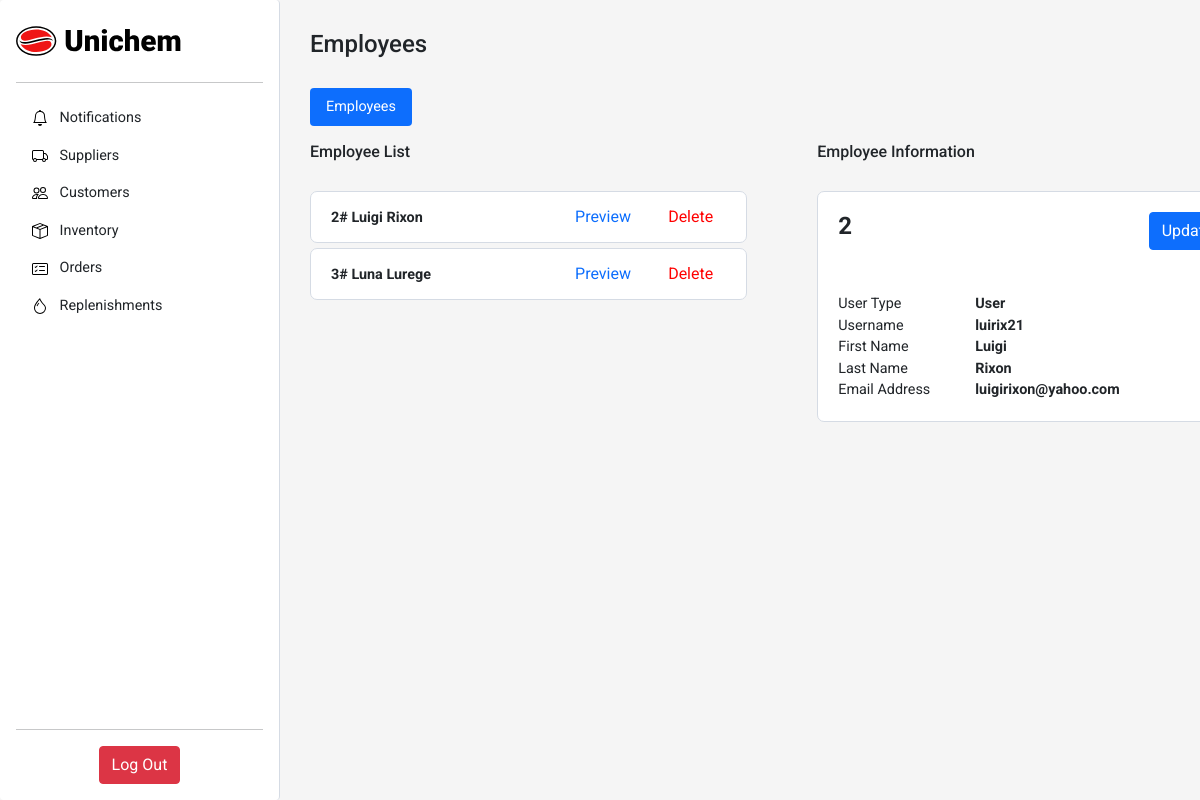
/sections/employees.php (signed in), run on an earlier commit of the app's database.
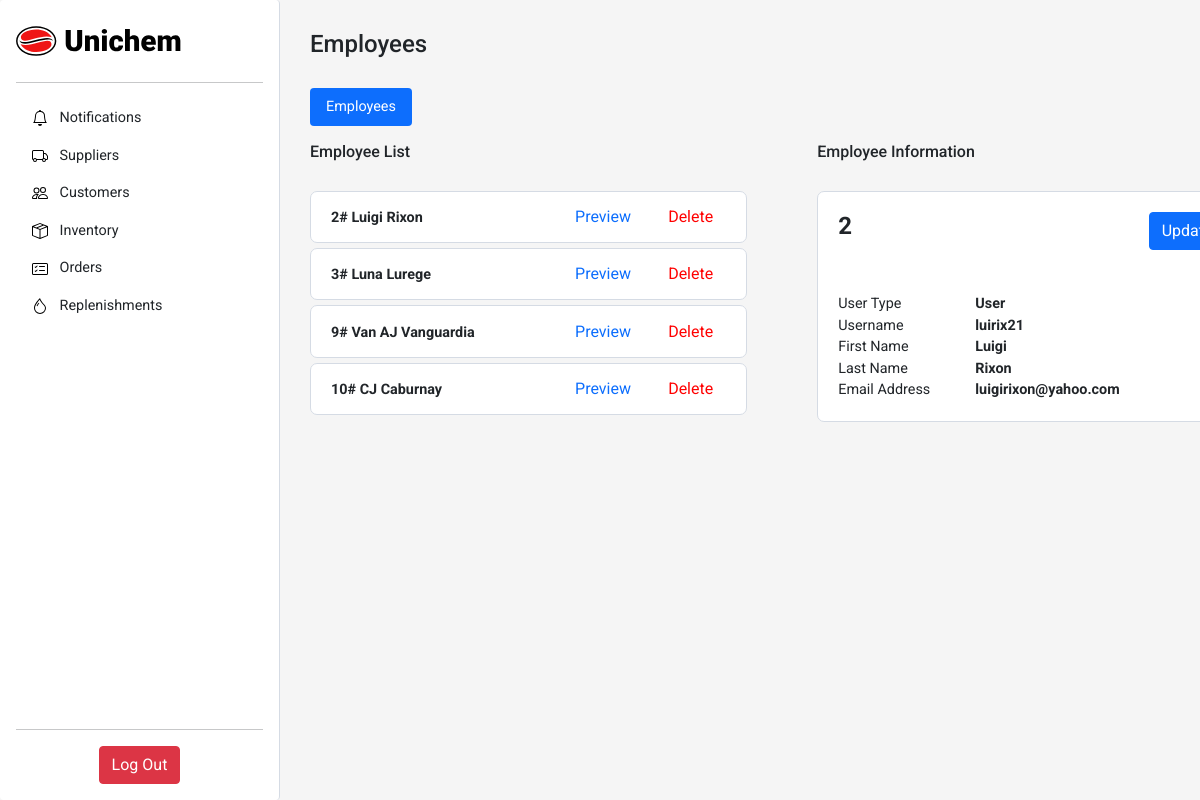
And on a later commit of the database.
### tables this page shows
CREATE TABLE `inventory_users` (
  `userID` int(11) NOT NULL,
  `userType` enum('Manager','User') NOT NULL,
  `userFirstName` varchar(255) NOT NULL,
  `userLastName` varchar(255) NOT NULL,
  `userName` varchar(255) NOT NULL,
  `email` varchar(255) NOT NULL,
  `password` varchar(255) NOT NULL
);

### crud/employee/employee-information.php (called while the page is built)
<?php
    include('../crud/db_connect.php');
    if (isset($_GET['userID'])) {
        $userID = $_GET['userID'];
        if(isset($userID)){
            $getEmployeeInformation = "SELECT *
                                        FROM inventory_users
                                        WHERE userID=$userID";
            if ($result = mysqli_query($conn, $getEmployeeInformation))
                $user = mysqli_fetch_assoc($result);
        }
    }
?>

### components/employee/employee-list.php (the view)
<?php
$userID = $user["userID"];
$userFName = $user["userFirstName"];
$userLName = $user["userLastName"];
    echo "
            <form method='get' action='employees.php'>
                <div class='d-flex align-items-center justify-content-between white-box-container one-supplier-customer-list round-edge'>
                    <div class='column list-name'>
                        <b>" . "$userID" . "# " . "$userFName" . " " . "$userLName" . "</b>
                    </div>
                    <div class=''>
                            <form method='get' action='../sections/employees.php'>
                                <input type='hidden' name='userID' value='".$userID."'>
                                <button type='submit' class='btn btn-link btn-preview'>Preview</button>
                            </form>
                    </div>
                    <div class=''>
                            <form method='post' action='../sections/delete.php'>
                                <input type='hidden' name='delete' value='employee'>
                                <input type='hidden' name='userID' value='".$userID."'>
                                <button type='submit' class='btn btn-link btn-delete'>Delete</button>
                            </form>
                    </div>
                </div>
            </form>
        ";
?>

### crud/employee/employee-list.php
<?php
    include('../crud/db_connect.php');
    $getEmployeeList = "SELECT * FROM inventory_users WHERE userType='User'";
    $result = mysqli_query($conn, $getEmployeeList);
    if (mysqli_num_rows($result) > 0) {
        echo "
            <div class=''>
            <h6>Employee List</h6>
                        <br>
            <div class='scroll-list-2'>
            ";
        while ($user = mysqli_fetch_assoc($result)) {
            include('../components/employee/employee-list.php');
        }
        echo "
            </div>
            </div>
        ";
    }else{
        echo "<div class ='empty-list empty-message'>There are no employees.</div>";
    }
?>

### components/employee/employee-information.php (shortened to what this page needs)
<?php
if(isset($userID)){
    echo "
    <div class='container white-box-container customer-supplier-information round-edge'>
        <div class='row'>
            <div class='col'>
                <h4><b>".$user['userID']."</b></h3>
            </div>
            <div class='col d-flex justify-content-end'>
                <button type='button' class='btn btn-primary' data-bs-toggle='modal' data-bs-target='#exampleModal'>
                Update
                </button>
                <div class='modal fade' id='exampleModal' tabindex='-1' aria-labelledby='exampleModalLabel' aria-hidden='true'>
                    <div class='modal-dialog modal-lg'>
                        <div class='modal-content'>
                            <div class='modal-header'>
                                <h4>Update Employee ".$user['userID']."</h4>
                                <button type='button' class='btn-close' data-bs-dismiss='modal' aria-label='Close'></button>
                            </div>
                            <div class='modal-body'>
                                ";
                                echo"
                            </div>
                            <div class='modal-footer'>
                                    <div class=''>
                                        <button type='submit' class='btn btn-primary' value='submit'>Update</button>
                                    </div>
                                </form>
                            </div>
                        </div>
                    </div>
                </div>
            </div>
        </div>
        <br>
        <div class='row'>
            <div class='col'>
            </div>
        </div>
        <br>
        <div class='row'>
            <div class='col'>
                User Type<br>
                Username<br>
                First Name<br>
                Last Name<br>
                Email Address<br>
            </div>
            <div class='col-8'>
                <b>
                    ".
                    $user['userType']."<br>".
                    $user['userName']."<br>".
                    $user['userFirstName']."<br>".
                    $user['userLastName']."<br>".
                    $user['email']."
                </b>
            </div>
        </div>
        </div>
    ";
    }else{
        echo "<div class ='empty-information empty-message'></div>";
    }
?>

What changed in the data, as far as the page shows it:
added inventory_users: userID "9", userFirstName "Van AJ", userLastName "Vanguardia"
added inventory_users: userID "10", userFirstName "CJ", userLastName "Caburnay"
